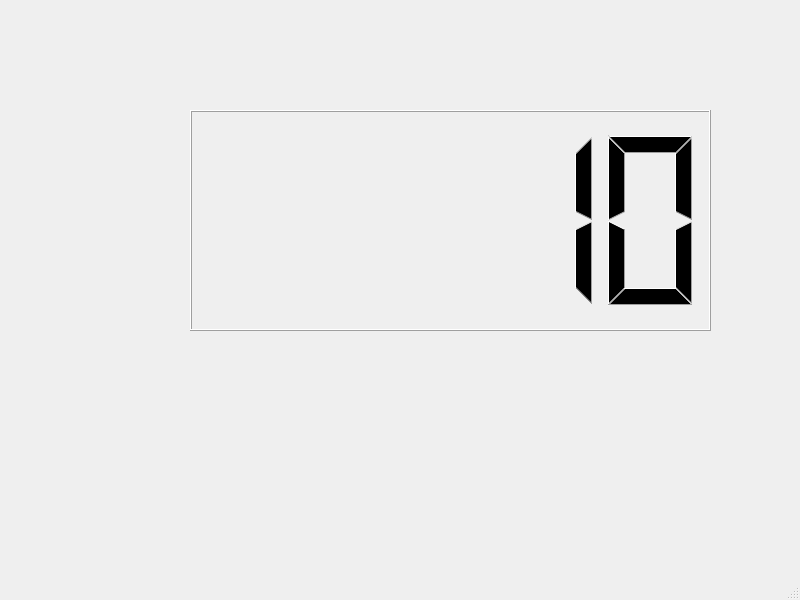
<?xml version="1.0" encoding="UTF-8"?>
<ui version="4.0">
 <class>MainWindow</class>
 <widget class="QMainWindow" name="MainWindow">
  <property name="geometry">
   <rect>
    <x>0</x>
    <y>0</y>
    <width>800</width>
    <height>600</height>
   </rect>
  </property>
  <property name="windowTitle">
   <string>MainWindow</string>
  </property>
  <widget class="QWidget" name="centralwidget">
   <widget class="QLCDNumber" name="lcdNumber">
    <property name="geometry">
     <rect>
      <x>190</x>
      <y>110</y>
      <width>521</width>
      <height>221</height>
     </rect>
    </property>
    <property name="intValue" stdset="0">
     <number>10</number>
    </property>
   </widget>
  </widget>
  <widget class="QMenuBar" name="menubar">
   <property name="geometry">
    <rect>
     <x>0</x>
     <y>0</y>
     <width>800</width>
     <height>23</height>
    </rect>
   </property>
  </widget>
  <widget class="QStatusBar" name="statusbar"/>
 </widget>
 <resources/>
 <connections/>
</ui>
